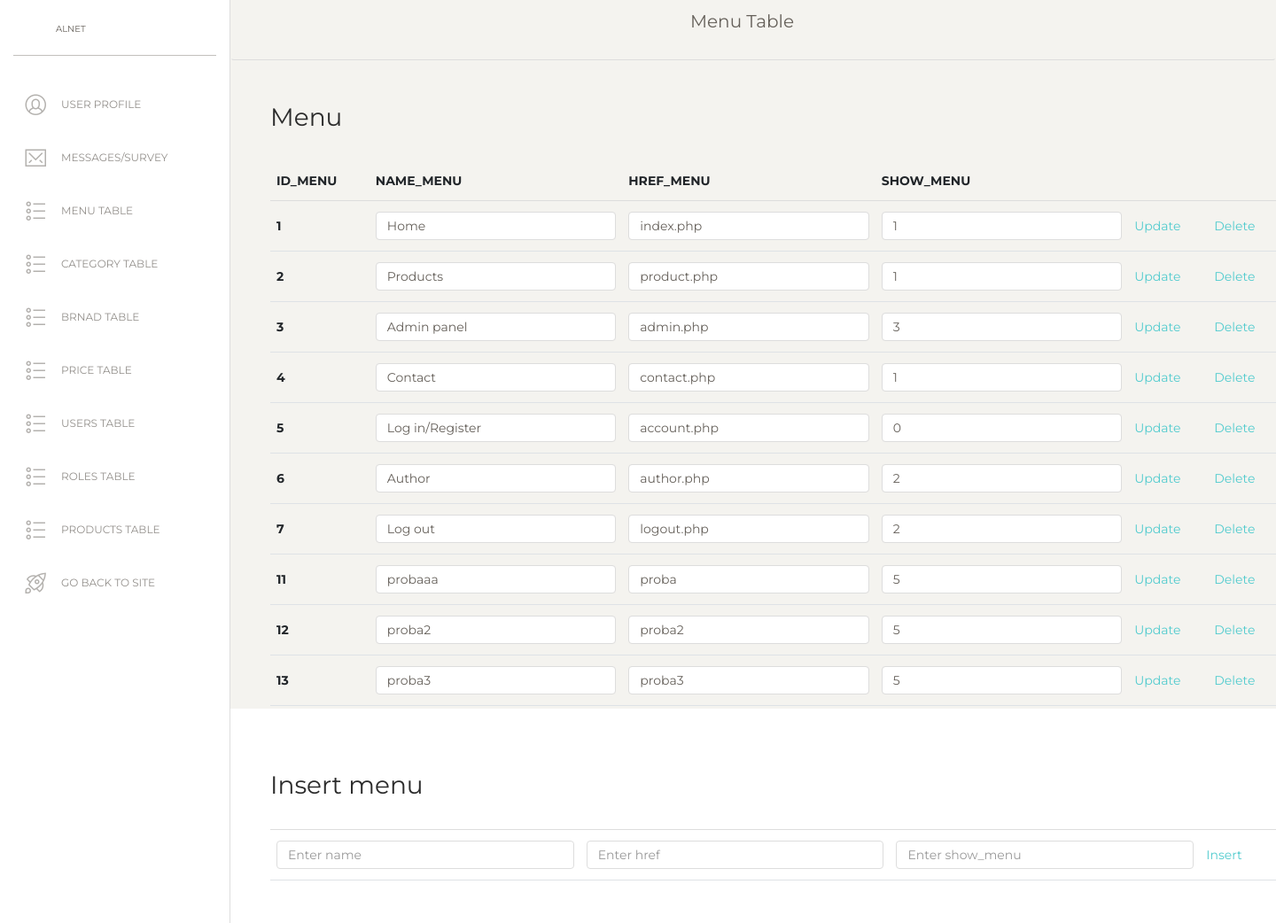
Screenshot of /menuTable.php (signed in) with the database file from the repository.
### tables this page shows
CREATE TABLE `menu` (
  `id_menu` int(50) NOT NULL,
  `name_menu` varchar(50) NOT NULL,
  `path_m` varchar(50) NOT NULL,
  `display` tinyint(20) NOT NULL
);

### menuTable.php (the view, shortened to what this page needs)
<?php
   $user = $_SESSION['user'];
     if(!isset($_SESSION['user'])){
     header("location: models/404.php?notFound");
   }
     else if($user->id_role!=1){
     header("location: models/404.php?notFound");
   }
  else{
  include "includes/headAdmin.php";
  include "includes/headerAdmin.php";
  include "config/connection.php";
  function getAllFromTabel($nameTabel){
    global $conn;
    try{
        $query="SELECT * FROM $nameTabel";
        $result=$conn->query($query)->fetchAll();
        return $result;
    }
    catch(PDOException $e){
        $message="Server error";
    }
}
  $menu=getAllFromTabel("menu");
?>
  <div class="main-panel" style="height: 100vh;">
      <nav class="navbar navbar-expand-lg navbar-absolute fixed-top navbar-transparent">
        <div class="container-fluid">
          <div class="navbar-wrapper">
            <a class="navbar-brand" href="adminPanel.php">Menu Table</a>
          </div>
        </div>
      </nav>
    <div class="content">
        <div class="container">
            <div class="row">
      <div class="col-md-12">
        <h3>Menu</h3>
        <div id="menu">
            <table class="table">
              <thead>
                <tr>
                  <th scope="col">id_menu</th>
                  <th scope="col">name_menu</th>
                  <th scope="col">href_menu</th>
                  <th scope="col">show_menu</th>
                </tr>
              </thead>
              <tbody>
              <?php
                foreach($menu as $m):
              ?>
                <tr>
                  <th scope="row"><?=$m->id_menu?></th>
                  <td><input type="text" id="nameMenu<?=$m->id_menu?>" class="form-control" value="<?=$m->name_menu?>"></td>
                  <td><input type="text" id="hrefMenu<?=$m->id_menu?>" class="form-control" value="<?=$m->path_m?>"></td>
                  <td><input type="number" id="showMenu<?=$m->id_menu?>" class="form-control" value="<?=$m->display?>"></td>
                  <td><a href="#" data-id="<?=$m->id_menu?>" class="updateMenu">Update</a></td>
                  <td><a href="#" data-id="<?=$m->id_menu?>" class="deleteMenu">Delete</a></td>
                </tr>
              <?php
                endforeach;
              ?>
            </tbody>
            </table>
          </div>
          </div>
		    </div>
      <div class="row">
      <div class="col-md-12 mt-5">
      <table class="table">
            <h3>Insert menu</h3>
              <tbody>
                <tr>
                  <td><input type="text" id="nameMenu" class="form-control" placeholder="Enter name"></td>
                  <td><input type="text" id="hrefMenu" class="form-control" placeholder="Enter href"></td>
                  <td><input type="number" id="showMenu" class="form-control" placeholder="Enter show_menu"></td>
                  <td><a href="#" id="insertMenu">Insert</a></td>
                </tr>
              </tbody>
      </table>
		  </div>
      </div>
		</div>
    </div>
<?php
  }
  include "includes/footerAdmin.php";
?>

### rows the page displays
menu: id_menu "1", name_menu "Home", path_m "index.php", id_menu+display "1"
menu: id_menu "2", name_menu "Products", path_m "product.php", display "1"
menu: id_menu "3", name_menu "Admin panel", path_m "admin.php", id_menu+display "3"
menu: id_menu "4", name_menu "Contact", path_m "contact.php", display "1"
menu: id_menu "5", name_menu "Log in/Register", path_m "account.php", display "0"
menu: id_menu "6", name_menu "Author", path_m "author.php", display "2"
menu: id_menu "7", name_menu "Log out", path_m "logout.php", display "2"
menu: id_menu "11", name_menu "probaaa", path_m "proba", display "5"
menu: id_menu "12", name_menu "proba2", path_m "proba2", display "5"
menu: id_menu "13", name_menu "proba3", path_m "proba3", display "5"
